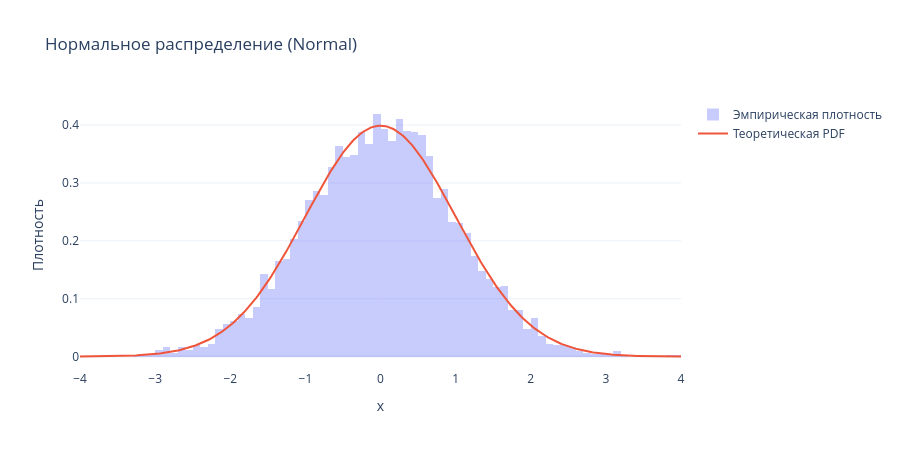

The notebook cell saved with this chart:
### Markdown cell above
## Нормальное распределение случайной величины

Симметричное «колокол»-образное распределение

Описывается:
- μ — среднее
- σ — стандартное отклонение

Где встречается:

- ошибки измерений
- A/B тесты (при больших выборках)
- средние значения метрик
- шум в данных

$$f(x)=\frac{1}{\sigma\sqrt{2\pi}} e^{-\frac{(x-\mu)^2}{2\sigma^2}}$$

Это является основным распределением, т. к. по центральной предельной теореме **сумма или среднее большого числа случайных величин → стремится к нормальному распределению**

### Code cell
# 1) Нормальное распределение
mu, sigma = 0, 1
normal = stats.norm(loc=mu, scale=sigma)
normal_samples = normal.rvs(size=N, random_state=seed)
xs_normal = np.linspace(mu - 4 * sigma, mu + 4 * sigma, 400)
plot_continuous(normal, normal_samples, xs_normal, "Нормальное распределение (Normal)")

### Figure 1 — Plotly figure (JSON) as saved in the notebook; plotly's stock layout.template omitted (floating-point values rounded to 4 significant figures; data arrays with more than 128 entries replaced by an {"elided": "..."} marker saying what was removed)
{"data": [{"histnorm": "probability density", "name": "Эмпирическая плотность", "opacity": 0.35, "type": "histogram", "x": {"elided": "5000 float values"}}, {"mode": "lines", "name": "Теоретическая PDF", "type": "scatter", "x": {"elided": "400 float values"}, "y": {"elided": "400 float values"}}], "layout": {"height": 450, "title": {"text": "Нормальное распределение (Normal)"}, "xaxis": {"title": {"text": "x"}}, "yaxis": {"title": {"text": "Плотность"}}}}
